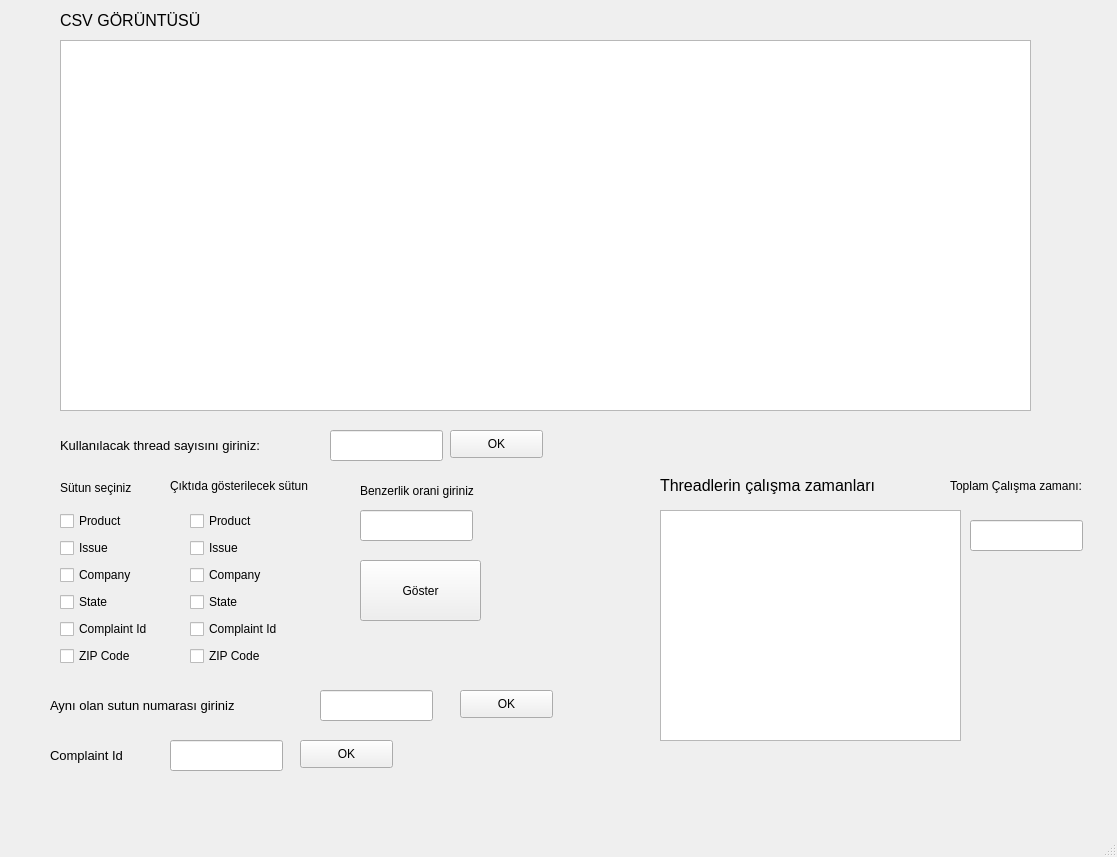
<?xml version="1.0" encoding="UTF-8"?>
<ui version="4.0">
 <class>MainWindow</class>
 <widget class="QMainWindow" name="MainWindow">
  <property name="geometry">
   <rect>
    <x>0</x>
    <y>0</y>
    <width>1117</width>
    <height>857</height>
   </rect>
  </property>
  <property name="windowTitle">
   <string>Csv Filtreleme</string>
  </property>
  <widget class="QWidget" name="centralwidget">
   <widget class="QTableWidget" name="tableWidget">
    <property name="geometry">
     <rect>
      <x>60</x>
      <y>40</y>
      <width>971</width>
      <height>371</height>
     </rect>
    </property>
   </widget>
   <widget class="QLabel" name="label">
    <property name="geometry">
     <rect>
      <x>60</x>
      <y>10</y>
      <width>171</width>
      <height>21</height>
     </rect>
    </property>
    <property name="font">
     <font>
      <pointsize>12</pointsize>
     </font>
    </property>
    <property name="text">
     <string>CSV GÖRÜNTÜSÜ</string>
    </property>
   </widget>
   <widget class="QLabel" name="label_2">
    <property name="geometry">
     <rect>
      <x>660</x>
      <y>470</y>
      <width>271</width>
      <height>31</height>
     </rect>
    </property>
    <property name="font">
     <font>
      <pointsize>12</pointsize>
     </font>
    </property>
    <property name="text">
     <string>Threadlerin çalışma zamanları</string>
    </property>
   </widget>
   <widget class="QTableWidget" name="tableWidget_2">
    <property name="geometry">
     <rect>
      <x>660</x>
      <y>510</y>
      <width>301</width>
      <height>231</height>
     </rect>
    </property>
   </widget>
   <widget class="QLabel" name="label_3">
    <property name="geometry">
     <rect>
      <x>60</x>
      <y>430</y>
      <width>261</width>
      <height>31</height>
     </rect>
    </property>
    <property name="font">
     <font>
      <pointsize>10</pointsize>
     </font>
    </property>
    <property name="text">
     <string>Kullanılacak thread sayısını giriniz:</string>
    </property>
   </widget>
   <widget class="QLineEdit" name="lineEdit">
    <property name="geometry">
     <rect>
      <x>330</x>
      <y>430</y>
      <width>113</width>
      <height>31</height>
     </rect>
    </property>
   </widget>
   <widget class="QPushButton" name="pushButton">
    <property name="geometry">
     <rect>
      <x>450</x>
      <y>430</y>
      <width>93</width>
      <height>28</height>
     </rect>
    </property>
    <property name="text">
     <string>OK</string>
    </property>
   </widget>
   <widget class="QLabel" name="label_4">
    <property name="geometry">
     <rect>
      <x>950</x>
      <y>460</y>
      <width>171</width>
      <height>51</height>
     </rect>
    </property>
    <property name="text">
     <string>Toplam Çalışma zamanı:</string>
    </property>
   </widget>
   <widget class="QLabel" name="label_6">
    <property name="geometry">
     <rect>
      <x>60</x>
      <y>480</y>
      <width>81</width>
      <height>16</height>
     </rect>
    </property>
    <property name="text">
     <string>Sütun seçiniz</string>
    </property>
   </widget>
   <widget class="QLineEdit" name="lineEdit_2">
    <property name="geometry">
     <rect>
      <x>360</x>
      <y>510</y>
      <width>113</width>
      <height>31</height>
     </rect>
    </property>
   </widget>
   <widget class="QLabel" name="label_7">
    <property name="geometry">
     <rect>
      <x>360</x>
      <y>480</y>
      <width>131</width>
      <height>21</height>
     </rect>
    </property>
    <property name="text">
     <string>Benzerlik orani giriniz</string>
    </property>
   </widget>
   <widget class="QPushButton" name="pushButton_2">
    <property name="geometry">
     <rect>
      <x>360</x>
      <y>560</y>
      <width>121</width>
      <height>61</height>
     </rect>
    </property>
    <property name="text">
     <string>Göster</string>
    </property>
   </widget>
   <widget class="QWidget" name="layoutWidget">
    <property name="geometry">
     <rect>
      <x>60</x>
      <y>510</y>
      <width>112</width>
      <height>157</height>
     </rect>
    </property>
    <layout class="QVBoxLayout" name="verticalLayout">
     <item>
      <widget class="QCheckBox" name="checkBox">
       <property name="text">
        <string>Product </string>
       </property>
      </widget>
     </item>
     <item>
      <widget class="QCheckBox" name="checkBox_2">
       <property name="text">
        <string>Issue</string>
       </property>
      </widget>
     </item>
     <item>
      <widget class="QCheckBox" name="checkBox_3">
       <property name="text">
        <string>Company</string>
       </property>
      </widget>
     </item>
     <item>
      <widget class="QCheckBox" name="checkBox_6">
       <property name="text">
        <string>State</string>
       </property>
      </widget>
     </item>
     <item>
      <widget class="QCheckBox" name="checkBox_5">
       <property name="text">
        <string>Complaint Id</string>
       </property>
      </widget>
     </item>
     <item>
      <widget class="QCheckBox" name="checkBox_4">
       <property name="text">
        <string>ZIP Code</string>
       </property>
      </widget>
     </item>
    </layout>
   </widget>
   <widget class="QLineEdit" name="lineEdit_3">
    <property name="geometry">
     <rect>
      <x>970</x>
      <y>520</y>
      <width>113</width>
      <height>31</height>
     </rect>
    </property>
   </widget>
   <widget class="QLabel" name="label_8">
    <property name="geometry">
     <rect>
      <x>170</x>
      <y>470</y>
      <width>151</width>
      <height>31</height>
     </rect>
    </property>
    <property name="text">
     <string>Çıktıda gösterilecek sütun</string>
    </property>
   </widget>
   <widget class="QWidget" name="layoutWidget_2">
    <property name="geometry">
     <rect>
      <x>190</x>
      <y>510</y>
      <width>112</width>
      <height>157</height>
     </rect>
    </property>
    <layout class="QVBoxLayout" name="verticalLayout_3">
     <item>
      <widget class="QCheckBox" name="checkBox_13">
       <property name="text">
        <string>Product</string>
       </property>
      </widget>
     </item>
     <item>
      <widget class="QCheckBox" name="checkBox_14">
       <property name="text">
        <string>Issue</string>
       </property>
      </widget>
     </item>
     <item>
      <widget class="QCheckBox" name="checkBox_15">
       <property name="text">
        <string>Company</string>
       </property>
      </widget>
     </item>
     <item>
      <widget class="QCheckBox" name="checkBox_16">
       <property name="text">
        <string>State</string>
       </property>
      </widget>
     </item>
     <item>
      <widget class="QCheckBox" name="checkBox_17">
       <property name="text">
        <string>Complaint Id</string>
       </property>
      </widget>
     </item>
     <item>
      <widget class="QCheckBox" name="checkBox_18">
       <property name="text">
        <string>ZIP Code</string>
       </property>
      </widget>
     </item>
    </layout>
   </widget>
   <widget class="QLabel" name="label_5">
    <property name="geometry">
     <rect>
      <x>50</x>
      <y>690</y>
      <width>261</width>
      <height>31</height>
     </rect>
    </property>
    <property name="font">
     <font>
      <pointsize>10</pointsize>
     </font>
    </property>
    <property name="text">
     <string>Aynı olan sutun numarası giriniz</string>
    </property>
   </widget>
   <widget class="QPushButton" name="pushButton_3">
    <property name="geometry">
     <rect>
      <x>460</x>
      <y>690</y>
      <width>93</width>
      <height>28</height>
     </rect>
    </property>
    <property name="text">
     <string>OK</string>
    </property>
   </widget>
   <widget class="QLineEdit" name="lineEdit_4">
    <property name="geometry">
     <rect>
      <x>320</x>
      <y>690</y>
      <width>113</width>
      <height>31</height>
     </rect>
    </property>
   </widget>
   <widget class="QLineEdit" name="lineEdit_5">
    <property name="geometry">
     <rect>
      <x>170</x>
      <y>740</y>
      <width>113</width>
      <height>31</height>
     </rect>
    </property>
   </widget>
   <widget class="QLabel" name="label_9">
    <property name="geometry">
     <rect>
      <x>50</x>
      <y>740</y>
      <width>131</width>
      <height>31</height>
     </rect>
    </property>
    <property name="font">
     <font>
      <pointsize>10</pointsize>
     </font>
    </property>
    <property name="text">
     <string>Complaint Id</string>
    </property>
   </widget>
   <widget class="QPushButton" name="pushButton_4">
    <property name="geometry">
     <rect>
      <x>300</x>
      <y>740</y>
      <width>93</width>
      <height>28</height>
     </rect>
    </property>
    <property name="text">
     <string>OK</string>
    </property>
   </widget>
  </widget>
  <widget class="QMenuBar" name="menubar">
   <property name="geometry">
    <rect>
     <x>0</x>
     <y>0</y>
     <width>1117</width>
     <height>26</height>
    </rect>
   </property>
  </widget>
  <widget class="QStatusBar" name="statusbar"/>
 </widget>
 <resources/>
 <connections/>
</ui>
